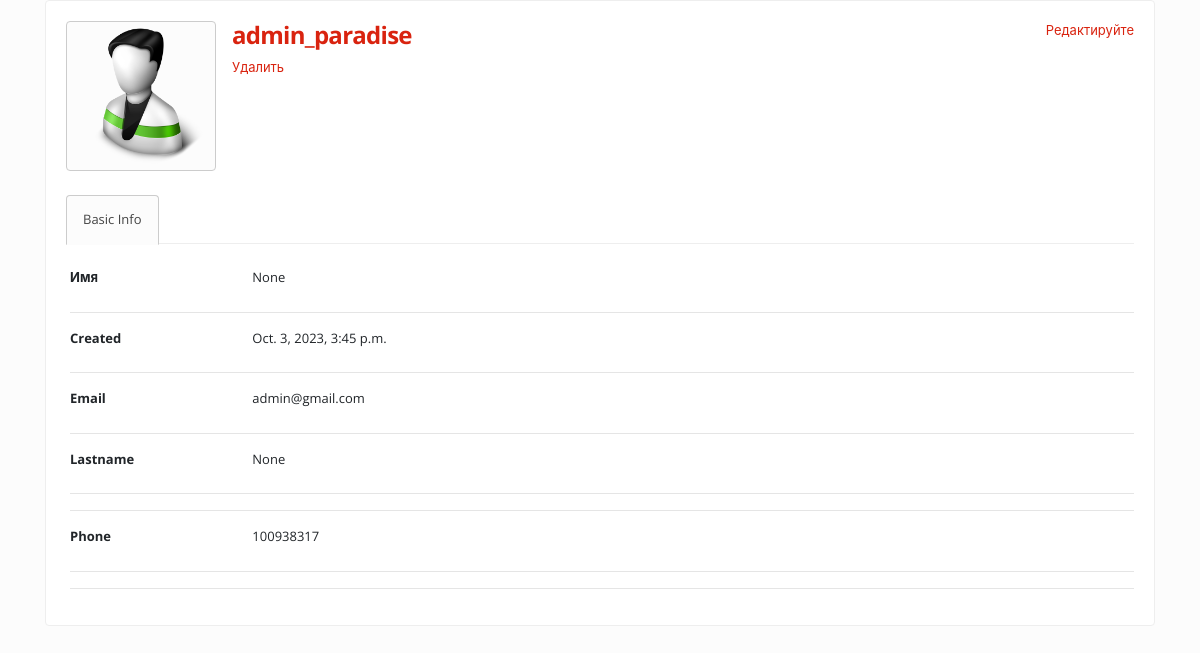
/profile/1/ (signed in), run on an earlier commit of the app's database.
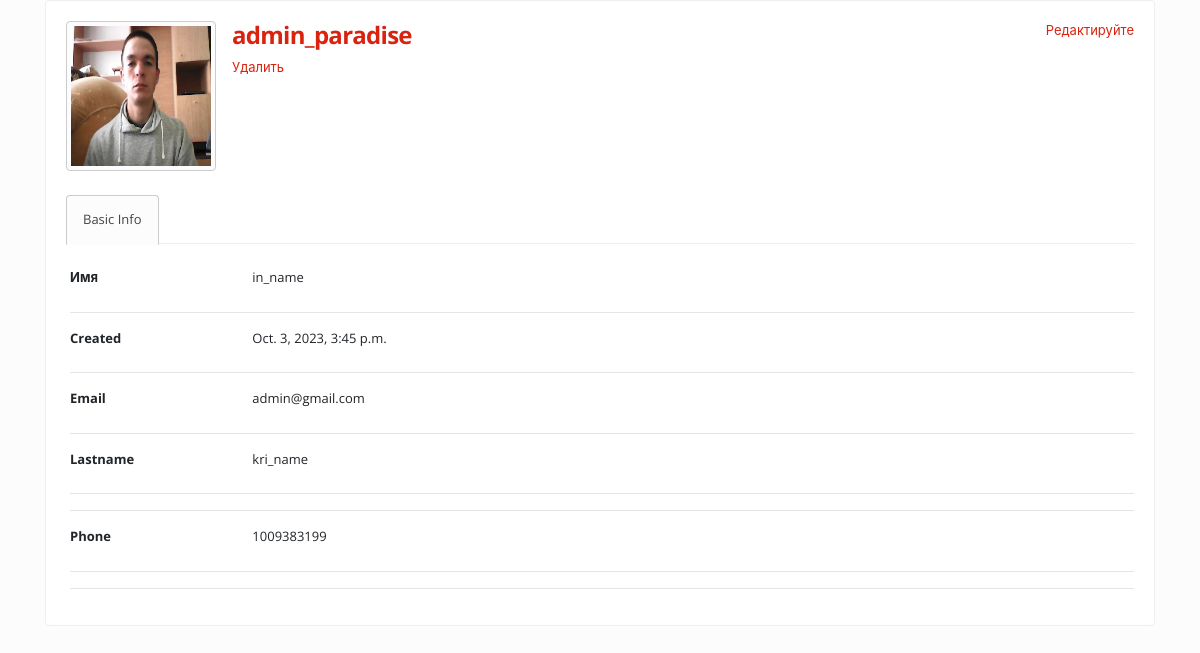
And on a later commit of the database.
### the_profile/models.py (models this page shows, shortened)
class Profile(models.Model):
    objects = models.Manager()
    user = models.OneToOneField(settings.AUTH_USER_MODEL, on_delete=models.CASCADE)
    avatar = models.ImageField(default='no-image-available.jpg', blank=True)
    first_name = models.CharField(max_length=200, null=True, blank=True)
    last_name = models.CharField(max_length=200, null=True, blank=True)
    email = models.EmailField(max_length=200, null=True, blank=True, verbose_name='Email')
    username = models.CharField(max_length=200, null=True, blank=True)
    created = models.DateTimeField(auto_now_add=True)
    phone = models.CharField(max_length=100, verbose_name='Phone')
    slug = models.SlugField()

### the_profile/views.py (the view)
# urls.py: path('profile/<int:pk>/', views.ProfileView.as_view(), name='profile'),
class ProfileView(DetailView):
    model = Profile
    template_name = 'profile.html'
    form_class = UserProfileForm
    def get_context_data(self, *args, **kwargs):
        context = super(ProfileView, self).get_context_data()
        profile = Profile.objects.get(user=self.request.user)
        context["profiles"] = profile
        return context

### base_one/context_processors.py (called while the page is built)
def booking_form(request):
    return {'booking_form': booking_form}

### base_one/views.py (called while the page is built)
    def __call__(self, request):
        def is_ajax():
            return request.META.get('HTTP_X_REQUESTED_WITH') == 'XMLHttpRequest'
        request.is_ajax = is_ajax.__get__(request)
        response = self.get_response(request)
        return response

### part_post/context_processors.py (called while the page is built)
def my_form(request):
    return {'my_form': CommentForm}

### part_room/context_processors.py (called while the page is built)
def room_form(request):
    return {'room_form': ReviewForm}

### the_profile/templates/profile.html (shortened to what this page needs)
{% load static %}
{% block content %}
<link href="//maxcdn.bootstrapcdn.com/bootstrap/4.1.1/css/bootstrap.min.css" rel="stylesheet" id="bootstrap-css">
<link rel="stylesheet" href="{% static 'css/style.css' %}">
<link rel="stylesheet" href="https://bootswatch.com/4/simplex/bootstrap.min.css"/>
<div class="container">
        <div class="row">
            <div class="col-12">
                <div class="card">
                    <div class="card-body">
                        <div class="card-title mb-4">
                            <div class="d-flex justify-content-start">
                                <div class="image-container">
                                    <img src="{{ profile.avatar.url }}"  id="imgProfile" style="width: 150px; height: 150px" class="img-thumbnail" />
                                </div>
                                <div class="userData ml-3">
                                    <h2 class="d-block" style="font-size: 1.5rem; font-weight: bold">
                                        <a href="javascript:void(0);">{{ profile.username }}</a></h2>
                                    <p style="color:red"><a href="{% url 'delete-profile' profile.pk %}">Удалить</a></p>
                                </div>
                                <div class="ml-auto">
                                    <a href="{% url 'edit' profile.pk %}">Редактируйте</a>
                                </div>
                            </div>
                        </div>
                        <div class="row">
                            <div class="col-12">
                                <ul class="nav nav-tabs mb-4" id="myTab" role="tablist">
                                    <li class="nav-item">
                                        <a class="nav-link active" id="basicInfo-tab" data-toggle="tab" href="#basicInfo" role="tab" aria-controls="basicInfo" aria-selected="true">Basic Info</a>
                                    </li>
                                </ul>
                                <div class="tab-content ml-1" id="myTabContent">
                                    <div class="tab-pane fade show active" id="basicInfo" role="tabpanel" aria-labelledby="basicInfo-tab">
                                        <div class="row">
                                            <div class="col-sm-3 col-md-2 col-5">
                                                <label style="font-weight:bold;">Имя</label>
                                            </div>
                                            <div class="col-md-8 col-6">
                                                    {{ profile.first_name }}
                                            </div>
                                        </div>
                                        <hr />
                                        <div class="row">
                                            <div class="col-sm-3 col-md-2 col-5">
                                                <label style="font-weight:bold;">Created</label>
                                            </div>
                                            <div class="col-md-8 col-6">
                                                {{ profile.created }}
                                            </div>
                                        </div>
                                        <hr />
                                        <div class="row">
                                            <div class="col-sm-3 col-md-2 col-5">
                                                <label style="font-weight:bold;">Email</label>
                                            </div>
                                            <div class="col-md-8 col-6">
                                                {{ profile.email }}
                                            </div>
                                        </div>
                                        <hr />
                                        <div class="row">
                                            <div class="col-sm-3 col-md-2 col-5">
                                                <label style="font-weight:bold;">Lastname</label>
                                            </div>
                                            <div class="col-md-8 col-6">
                                                {{ profile.last_name }}
                                            </div>
                                        </div>
                                        <hr />
                                        <hr />
                                        <div class="row">
                                            <div class="col-sm-3 col-md-2 col-5">
                                                <label style="font-weight:bold;">Phone</label>
                                            </div>
                                            <div class="col-md-8 col-6">
                                                {{ profile.phone }}
                                            </div>
                                        </div>
                                        <hr />
                                        <hr />
                                    </div>
                                </div>
                            </div>
                        </div>
                    </div>
                </div>
            </div>
        </div>
    </div>
{% endblock %}

What changed in the data, as far as the page shows it:
changed Profile "admin_paradise": avatar: a different picture; first_name "None" → "in_name"; last_name "None" → "kri_name"; phone "100938317" → "1009383199"
